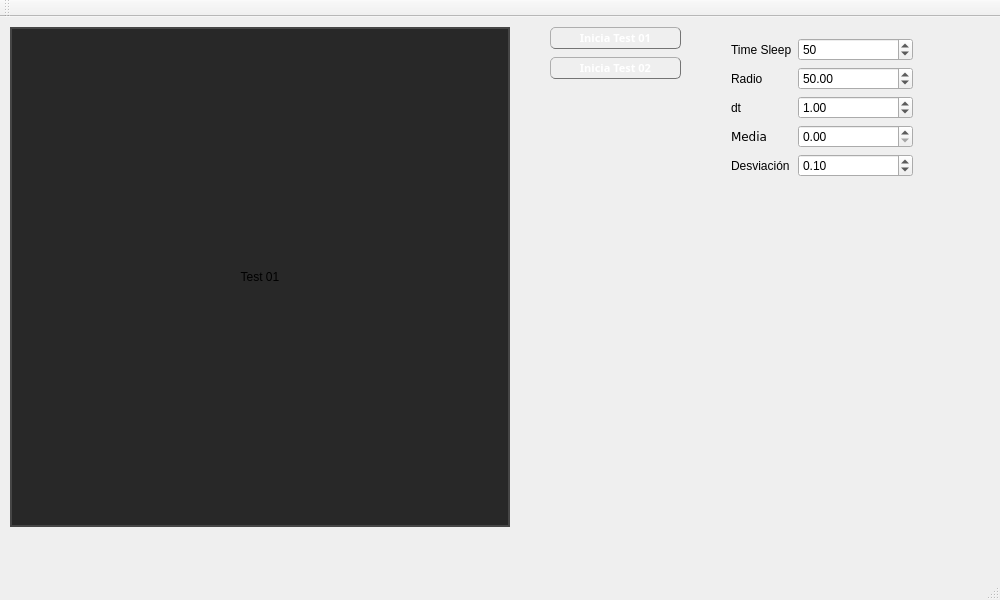
<?xml version="1.0" encoding="UTF-8"?>
<ui version="4.0">
 <class>MainWindow</class>
 <widget class="QMainWindow" name="MainWindow">
  <property name="geometry">
   <rect>
    <x>0</x>
    <y>0</y>
    <width>1000</width>
    <height>600</height>
   </rect>
  </property>
  <property name="minimumSize">
   <size>
    <width>1000</width>
    <height>600</height>
   </size>
  </property>
  <property name="maximumSize">
   <size>
    <width>1000</width>
    <height>600</height>
   </size>
  </property>
  <property name="windowTitle">
   <string>Kalman Test</string>
  </property>
  <widget class="QWidget" name="centralWidget">
   <widget class="QLabel" name="labelTest01">
    <property name="geometry">
     <rect>
      <x>10</x>
      <y>10</y>
      <width>500</width>
      <height>500</height>
     </rect>
    </property>
    <property name="minimumSize">
     <size>
      <width>500</width>
      <height>500</height>
     </size>
    </property>
    <property name="maximumSize">
     <size>
      <width>500</width>
      <height>500</height>
     </size>
    </property>
    <property name="styleSheet">
     <string notr="true">background-color: #282828; border: 2px solid #464646;</string>
    </property>
    <property name="text">
     <string>Test 01</string>
    </property>
    <property name="alignment">
     <set>Qt::AlignCenter</set>
    </property>
   </widget>
   <widget class="QPushButton" name="pushButtonTest01">
    <property name="geometry">
     <rect>
      <x>550</x>
      <y>10</y>
      <width>141</width>
      <height>22</height>
     </rect>
    </property>
    <property name="styleSheet">
     <string notr="true">#pushButtonTest01{
background-color: qlineargradient(spread:pad, 	x1:0.522075, y1:1, x2:0.502, y2:0, stop:0 rgba(34, 34, 34, 255), stop:1 rgba(116, 116, 116, 255));
color: #FFFFFF;
border-radius: 5px;
border: 1px outset rgb(116, 116, 116);
margin-right:10px;
font-family:Myriad Pro;
font-weight:bold;
font-size:11px;
}
#pushButtonTest01:hover { 
    background-color: gray; 
}
#pushButtonTest01:pressed {
    background-color: green;
}</string>
    </property>
    <property name="text">
     <string>Inicia Test 01</string>
    </property>
   </widget>
   <widget class="QPushButton" name="pushButtonTest02">
    <property name="geometry">
     <rect>
      <x>550</x>
      <y>40</y>
      <width>141</width>
      <height>22</height>
     </rect>
    </property>
    <property name="styleSheet">
     <string notr="true">#pushButtonTest02{
background-color: qlineargradient(spread:pad, 	x1:0.522075, y1:1, x2:0.502, y2:0, stop:0 rgba(34, 34, 34, 255), stop:1 rgba(116, 116, 116, 255));
color: #FFFFFF;
border-radius: 5px;
border: 1px outset rgb(116, 116, 116);
margin-right:10px;
font-family:Myriad Pro;
font-weight:bold;
font-size:11px;
}
#pushButtonTest02:hover { 
    background-color: gray; 
}
#pushButtonTest02:pressed {
    background-color: green;
}</string>
    </property>
    <property name="text">
     <string>Inicia Test 02</string>
    </property>
   </widget>
   <widget class="QWidget" name="formLayoutWidget">
    <property name="geometry">
     <rect>
      <x>720</x>
      <y>10</y>
      <width>204</width>
      <height>181</height>
     </rect>
    </property>
    <layout class="QFormLayout" name="formLayout">
     <item row="0" column="1">
      <widget class="QSpinBox" name="spinBoxTimeSleep">
       <property name="maximum">
        <number>1000</number>
       </property>
       <property name="value">
        <number>50</number>
       </property>
      </widget>
     </item>
     <item row="3" column="0">
      <widget class="QLabel" name="labelMedia">
       <property name="text">
        <string>&lt;html&gt;&lt;head/&gt;&lt;body&gt;&lt;pre style=&quot; margin-top:12px; margin-bottom:12px; margin-left:0px; margin-right:0px; -qt-block-indent:0; text-indent:0px;&quot;&gt;&lt;span style=&quot; font-family:'monospace';&quot;&gt;Media&lt;/span&gt;&lt;/pre&gt;&lt;/body&gt;&lt;/html&gt;</string>
       </property>
      </widget>
     </item>
     <item row="3" column="1">
      <widget class="QDoubleSpinBox" name="doubleSpinBoxMedia">
       <property name="maximum">
        <double>1000.000000000000000</double>
       </property>
       <property name="singleStep">
        <double>0.100000000000000</double>
       </property>
      </widget>
     </item>
     <item row="4" column="0">
      <widget class="QLabel" name="labelDesviacionEstandar">
       <property name="text">
        <string>Desviación</string>
       </property>
      </widget>
     </item>
     <item row="4" column="1">
      <widget class="QDoubleSpinBox" name="doubleSpinBoxDesviacionEstandar">
       <property name="maximum">
        <double>1000.000000000000000</double>
       </property>
       <property name="singleStep">
        <double>0.100000000000000</double>
       </property>
       <property name="value">
        <double>0.100000000000000</double>
       </property>
      </widget>
     </item>
     <item row="0" column="0">
      <widget class="QLabel" name="label">
       <property name="text">
        <string>Time Sleep</string>
       </property>
      </widget>
     </item>
     <item row="2" column="0">
      <widget class="QLabel" name="labelDt">
       <property name="text">
        <string>dt</string>
       </property>
      </widget>
     </item>
     <item row="2" column="1">
      <widget class="QDoubleSpinBox" name="doubleSpinBoxDt">
       <property name="singleStep">
        <double>0.010000000000000</double>
       </property>
       <property name="value">
        <double>1.000000000000000</double>
       </property>
      </widget>
     </item>
     <item row="1" column="0">
      <widget class="QLabel" name="labelRadio">
       <property name="text">
        <string>Radio</string>
       </property>
      </widget>
     </item>
     <item row="1" column="1">
      <widget class="QDoubleSpinBox" name="doubleSpinBoxRadio">
       <property name="value">
        <double>50.000000000000000</double>
       </property>
      </widget>
     </item>
    </layout>
   </widget>
  </widget>
  <widget class="QMenuBar" name="menuBar">
   <property name="geometry">
    <rect>
     <x>0</x>
     <y>0</y>
     <width>1000</width>
     <height>19</height>
    </rect>
   </property>
  </widget>
  <widget class="QToolBar" name="mainToolBar">
   <attribute name="toolBarArea">
    <enum>TopToolBarArea</enum>
   </attribute>
   <attribute name="toolBarBreak">
    <bool>false</bool>
   </attribute>
  </widget>
  <widget class="QStatusBar" name="statusBar"/>
 </widget>
 <layoutdefault spacing="6" margin="11"/>
 <resources/>
 <connections/>
</ui>
